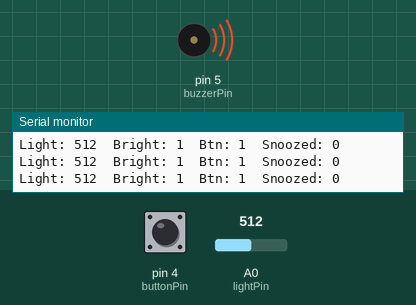
Bench run of a sketch on a simulated Arduino Uno, built with avr-gcc and run on an emulated ATmega328P. On the bench: buzzer (waves = sounding, pin HIGH), the last lines printed to the serial monitor. The test bench sets the inputs (shaded band); at power-on: A0 (lightPin) = 512, pin 4 (buttonPin) HIGH.

Above: at 1.2 s.
1.3 s: A0 (lightPin) set to 360
2.8 s: A0 (lightPin) set to 339
At 3.2 s:
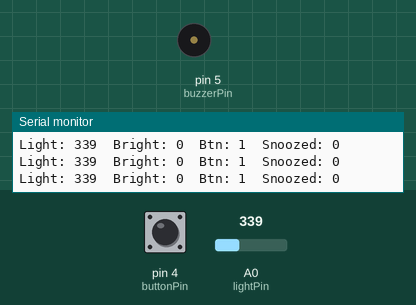
4.3 s: A0 (lightPin) set to 511
At 5.2 s:
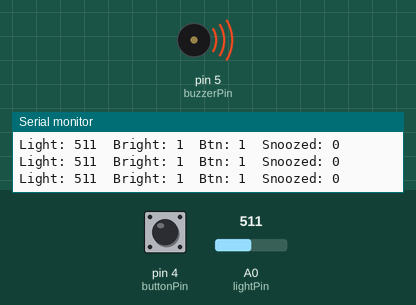
5.8 s: A0 (lightPin) set to 340
At 7.0 s:
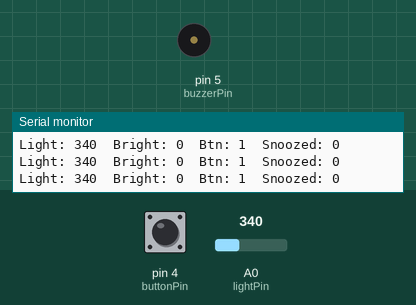
Timing chart, 0 to 8.8 s (numbered marks = the images above; inputs shaded):
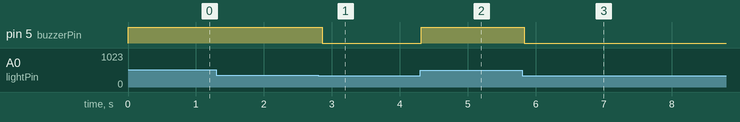

The sketch:

projectalarm_copy_20251020100904.ino
```cpp
// Light-Triggered Alarm with 5s Snooze (edge-triggered)
// Wiring: Light -> A0, Button -> D4, Buzzer -> D5
// this project turns on a buzzer when there is light
// pressing the button snoozes it for 5 seconds

int lightPin  = A0;         // light sensor connected to A0
int buttonPin = 4;          // button connected to D4
int buzzerPin = 5;          // buzzer connected to D5

int lightLimit = 350;       // light level to trigger the alarm (adjust if needed)

unsigned long snoozeUntil = 0;     // time until snooze ends
unsigned long lastPressMs = 0;     // last button press time
const unsigned long snoozeMs   = 5000;  // snooze lasts 5 seconds
const unsigned long debounceMs = 120;   // delay to stop double button presses

int lastButton = HIGH;      // button starts off not pressed (HIGH with INPUT_PULLUP)

void setup() {
  pinMode(buzzerPin, OUTPUT);      // buzzer set as output
  pinMode(buttonPin, INPUT_PULLUP); // button reads HIGH until pressed
  Serial.begin(9600);              // start serial monitor for readings
}

void loop() {
  int lightValue  = analogRead(lightPin);   // read brightness from sensor
  int buttonValue = digitalRead(buttonPin); // check if button is pressed (LOW when pressed)
  unsigned long now = millis();             // get current time in milliseconds

  // check if button was just pressed (HIGH -> LOW)
  if (lastButton == HIGH && buttonValue == LOW && (now - lastPressMs) > debounceMs) {
    snoozeUntil = now + snoozeMs;           // set snooze end time (5s from now)
    lastPressMs = now;                      // remember the press time
  }
  lastButton = buttonValue;                 // update button state for next loop

  bool bright  = (lightValue > lightLimit); // check if it's bright
  bool snoozed = (now < snoozeUntil);       // check if snooze timer is still active

  // if it's bright and not snoozed, turn buzzer on
  if (bright && !snoozed) digitalWrite(buzzerPin, HIGH);
  else                    digitalWrite(buzzerPin, LOW); // otherwise buzzer off

  // print info to serial monitor (for testing)
  Serial.print("Light: "); Serial.print(lightValue);
  Serial.print("  Bright: "); Serial.print(bright);
  Serial.print("  Btn: "); Serial.print(buttonValue);
  Serial.print("  Snoozed: "); Serial.println(snoozed);

  delay(60);  // small delay to keep readings smooth
}
```

Measured:
- the behaviour switches between 351 and 350 on A0 (lightPin) (found by bisection; images 0 and 1)
- after the input at 2.8 s, pin 5 (buzzerPin): HIGH → LOW after 0.06 s
- after the input at 4.3 s, pin 5 (buzzerPin): LOW → HIGH at once
- after the input at 5.8 s, pin 5 (buzzerPin): HIGH → LOW at once
